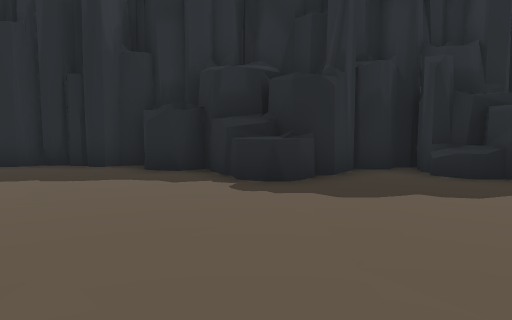
View 1 (above)

24 first-person views from a walk through a scene from a Unity 3-D project. The camera is 1.3 m above the floor, tilts 4° down and sees 70° across. The floor is counted in squares, 2 m on a side. Each view is taken from the middle of a square. On the plan, view 1 faces up. The plan holds only what a view shows up to about 11 squares ahead; the rest is blank. The place goes on beyond the plan. The player character is not drawn. Some animated figures are left out.

View 2
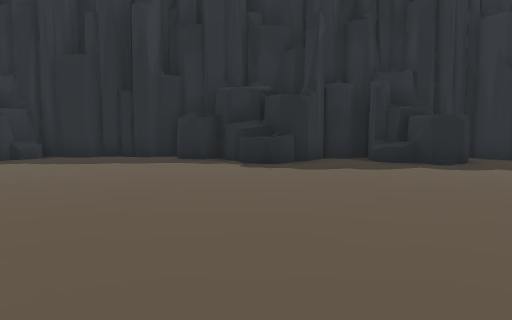

View 3
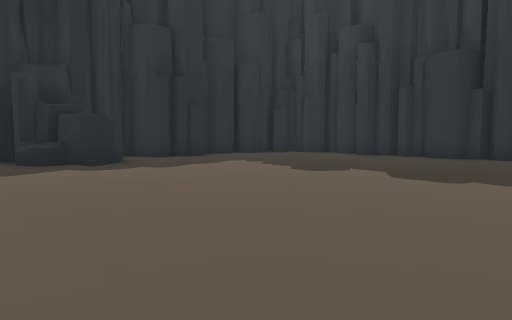

View 4
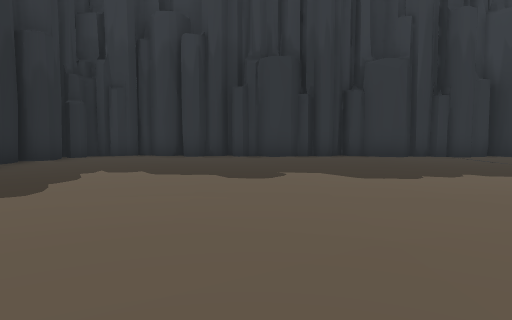

View 5
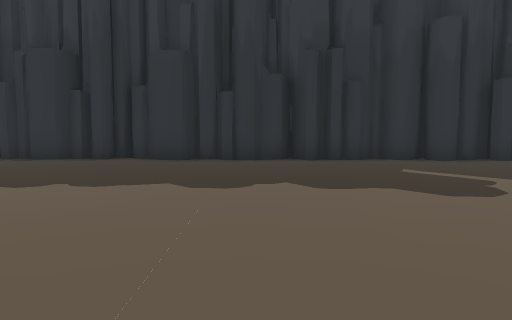

View 6
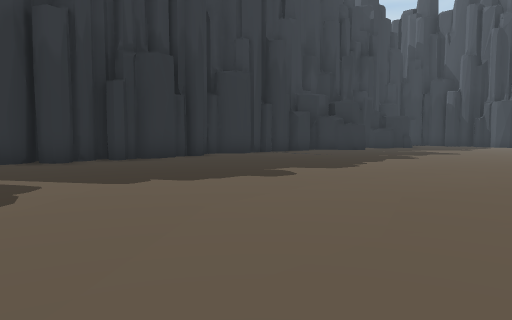

View 7
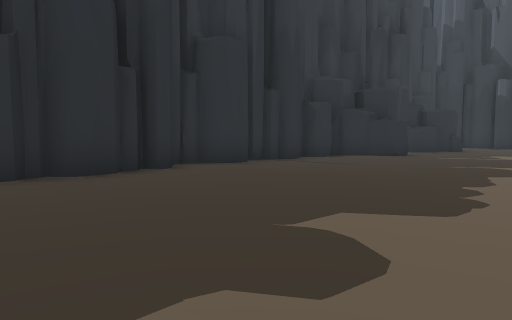

View 8
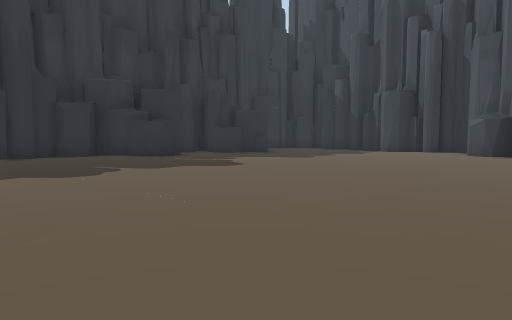

View 9
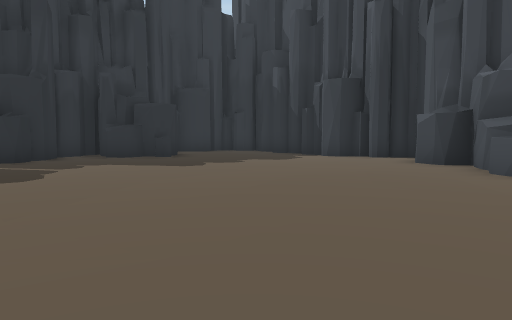

View 10
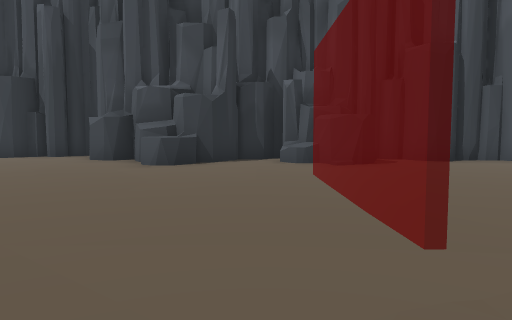

View 11
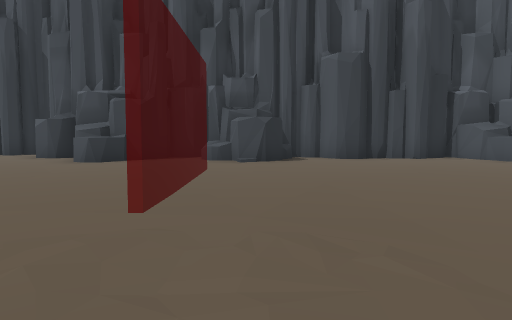

View 12
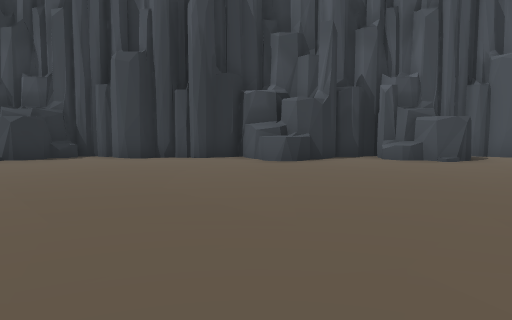

View 13
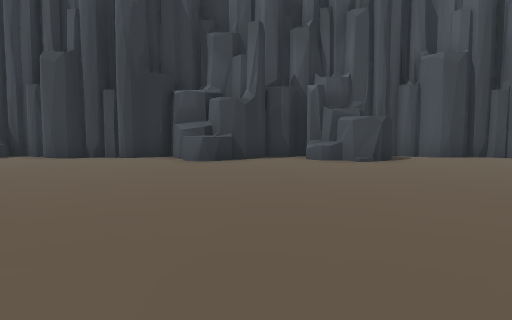

View 14
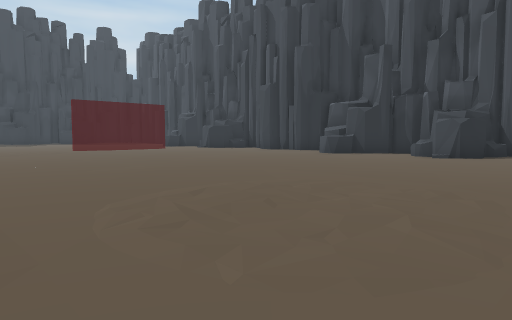

View 15
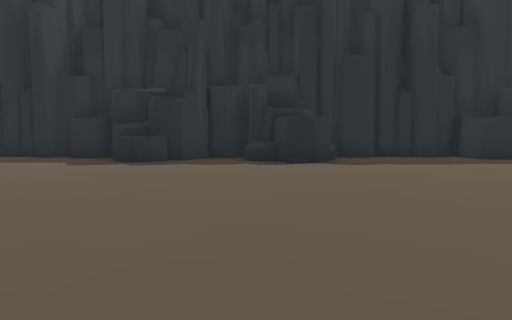

View 16
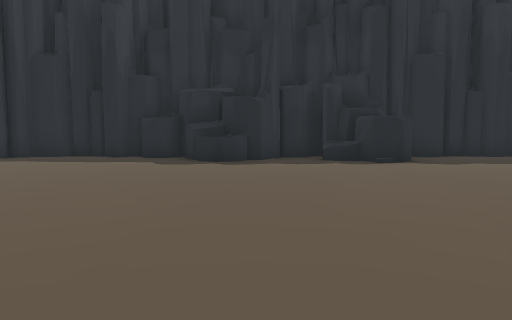

View 17
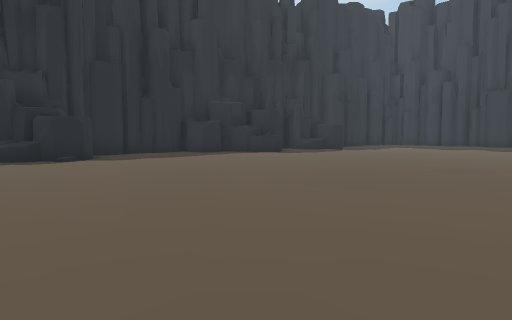

View 18
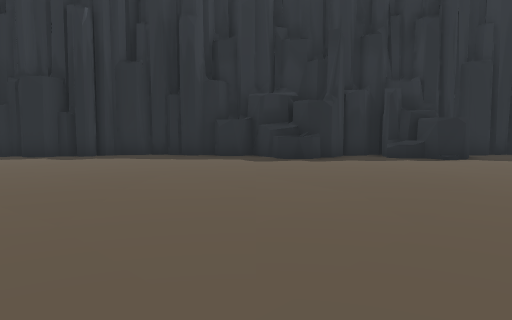

View 19
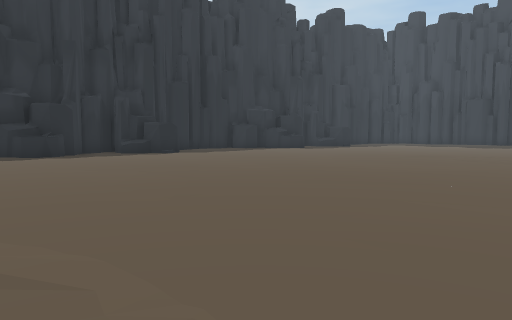

View 20
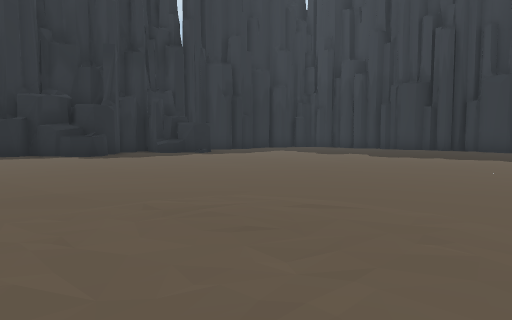

View 21
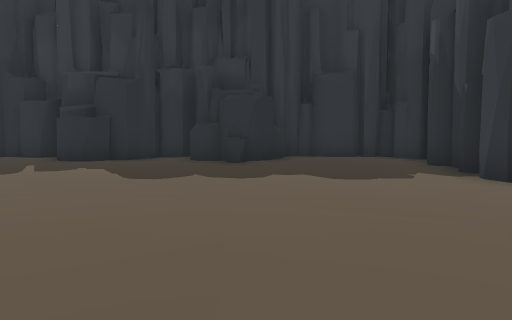

View 22
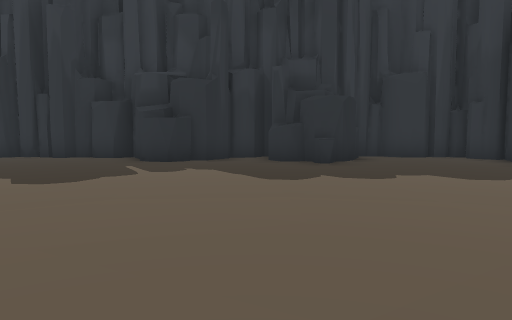

View 23
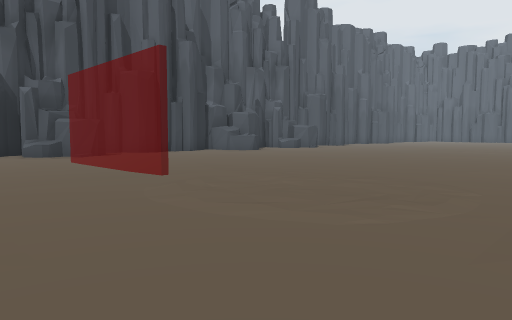

View 24
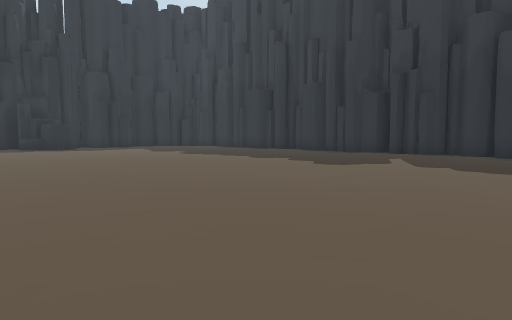

### Floor plan
Key: @ floor where view 1 was taken; # wall or solid block; . floor; = window, fence, low wall or low ledge; ^ raised ledge.
Columns run from 17 left of view 1 to 12 right of it. Each row starts with its distance up from view 1.
  8 ###### #########
  7 #...####.##^...###### ######
  6 ......^..^#......##.^##..#.###
  5 .................^...#.......#
  4 .............................#
  3 .............................#
  2  ............................#
  1  ............................#
  0   ...............@...........#
 -1    ..........................#
 -2    ..........................#
 -3    ..........................#
 -4    ..........................#
 -5    ......... ................#
 -6    ....      ................#
 -7                  ............#
 -8                  ............#
 -9                 .............#
-10                 ............##
-11                 ............##
-12                 ............#
-13                     ........##
-14                     .........#
-15 ....           ..............#
-16 ......... ...................#
-17 .............................#
-18 ............................##
-19  ...........................##
-20  ...........................#
-21  .............. ...........##
-22  .............. ............##
-23  .............. .............#
-24  .............. ...........###
-25 ...........................###
-26 ...##..^=.....#^..^..........#
-27 .#.##.####..#^##.###.........#
-28 #####################........#
-29                      .#####.##
-30                      ##   ###

Positions as (right, up) in squares from view 1, and headings:
1: (0, 0), facing up
2: (0, -3), facing up
3: (1, -3), facing up-right
4: (1, 1), facing right
5: (2, -5), facing right
6: (2, -7), facing down-right
7: (5, -10), facing down-right
8: (0, -15), facing down-right
9: (0, -19), facing down-right
10: (-1, -18), facing down
11: (-3, -17), facing down
12: (-9, -17), facing down
13: (-11, -17), facing down
14: (-17, -15), facing down-right
15: (-8, -3), facing up
16: (-10, -3), facing up
17: (-10, -4), facing up-right
18: (-12, -4), facing up
19: (-14, -6), facing up-right
20: (-4, -6), facing up-right
21: (1, -25), facing right
22: (1, -23), facing right
23: (1, -15), facing down-left
24: (-1, -12), facing up-right
